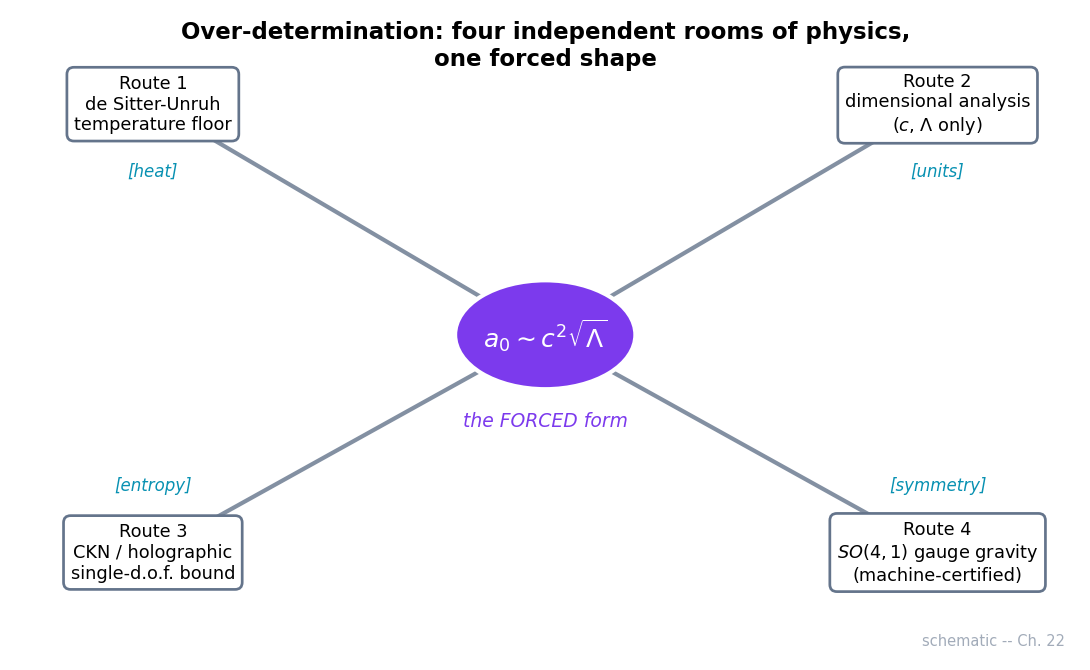

Python code for this plot:
import numpy as np, matplotlib
matplotlib.use("Agg")
import matplotlib.pyplot as plt
plt.rcParams.update({"figure.dpi":150,"savefig.dpi":150,"font.size":11,
    "axes.grid":True,"grid.alpha":0.25,"axes.spines.top":False,"axes.spines.right":False,
    "axes.titlesize":12,"figure.facecolor":"white","axes.facecolor":"white"})
C_FW="#7c3aed"; C_NEWTON="#64748b"; C_MOND="#0891b2"; C_DATA="#dc2626"  # framework / Newton / MOND / data-or-obs

# Figure 22.1 (schematic) -- four independent routes converge on the FORCED form a0 ~ c^2 sqrt(Lambda).
fig, ax = plt.subplots(figsize=(7.4,4.6))
ax.set_axis_off()

tx, ty = 0.5, 0.5
ax.add_patch(plt.Circle((tx,ty),0.085, color=C_FW, ec="white", lw=2, zorder=5, transform=ax.transAxes))
ax.text(tx,ty, r"$a_0 \sim c^2\sqrt{\Lambda}$", ha="center", va="center",
        color="white", fontsize=12, fontweight="bold", zorder=6, transform=ax.transAxes)
ax.text(tx, ty-0.135, "the FORCED form", ha="center", va="center",
        color=C_FW, fontsize=9, style="italic", transform=ax.transAxes)

routes = [
    (0.13, 0.86, "Route 1\nde Sitter-Unruh\ntemperature floor", "heat"),
    (0.87, 0.86, "Route 2\ndimensional analysis\n($c$, $\\Lambda$ only)", "units"),
    (0.13, 0.16, "Route 3\nCKN / holographic\nsingle-d.o.f. bound", "entropy"),
    (0.87, 0.16, "Route 4\n$SO(4,1)$ gauge gravity\n(machine-certified)", "symmetry"),
]
for x,y,label,room in routes:
    ax.annotate("", xy=(tx,ty), xytext=(x,y),
                arrowprops=dict(arrowstyle="-|>", color=C_NEWTON, lw=2,
                                shrinkA=22, shrinkB=26, alpha=0.8),
                transform=ax.transAxes)
    ax.text(x,y,label, ha="center", va="center", fontsize=8.5,
            bbox=dict(boxstyle="round,pad=0.4", fc="white", ec=C_NEWTON, lw=1.3),
            transform=ax.transAxes)
    ax.text(x, y-(0.105 if y>0.5 else -0.105), f"[{room}]", ha="center", va="center",
            fontsize=8, color=C_MOND, style="italic", transform=ax.transAxes)

ax.text(0.5, 0.99, "Over-determination: four independent rooms of physics,\none forced shape",
        ha="center", va="top", fontsize=11, fontweight="bold", transform=ax.transAxes)
ax.text(0.99,0.01,"schematic -- Ch. 22", ha="right", va="bottom",
        fontsize=7, color=C_NEWTON, alpha=0.6, transform=ax.transAxes)
fig.tight_layout(); fig.savefig("ch22_four_routes_one_form.png", bbox_inches="tight"); print("ok")
